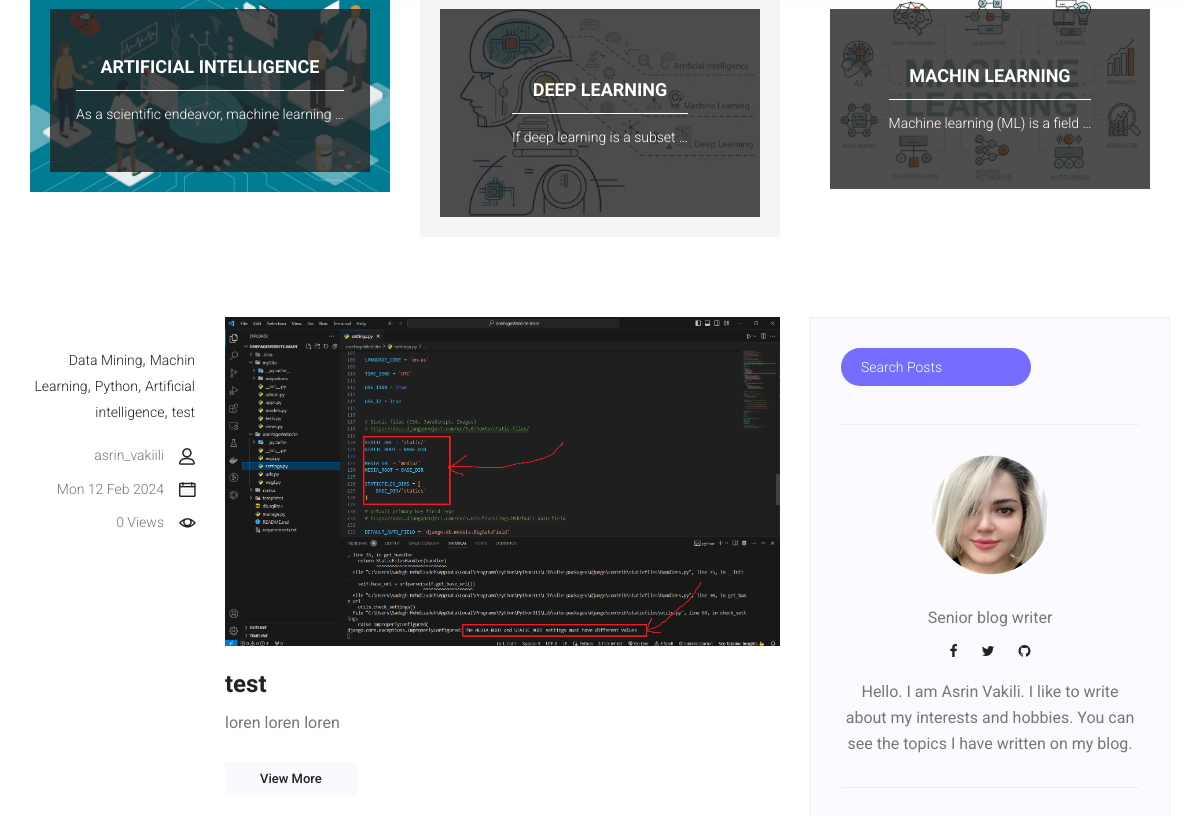
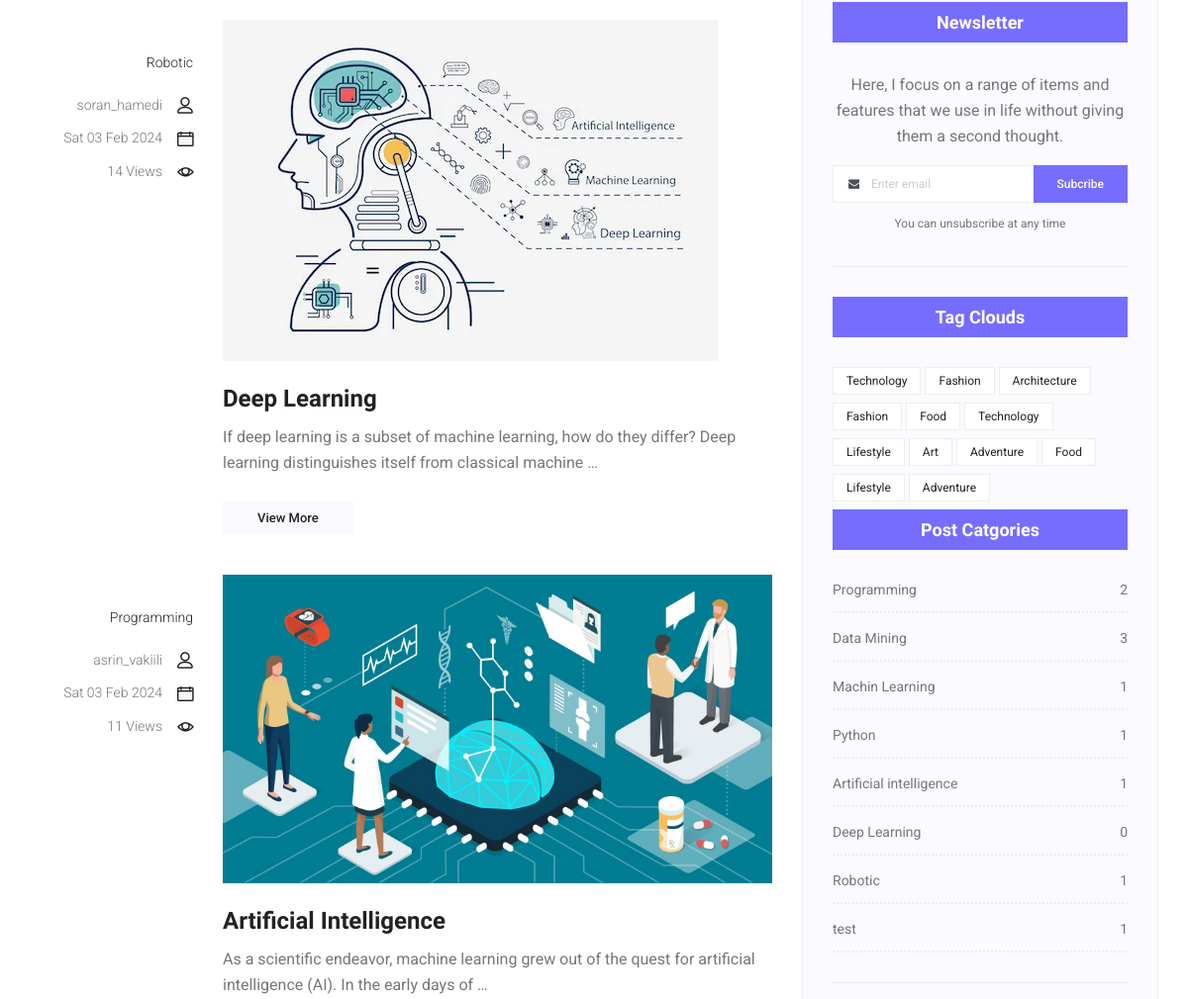
/blog/ (middle part), run on an earlier commit of the app's database (2 pictures, top to bottom).
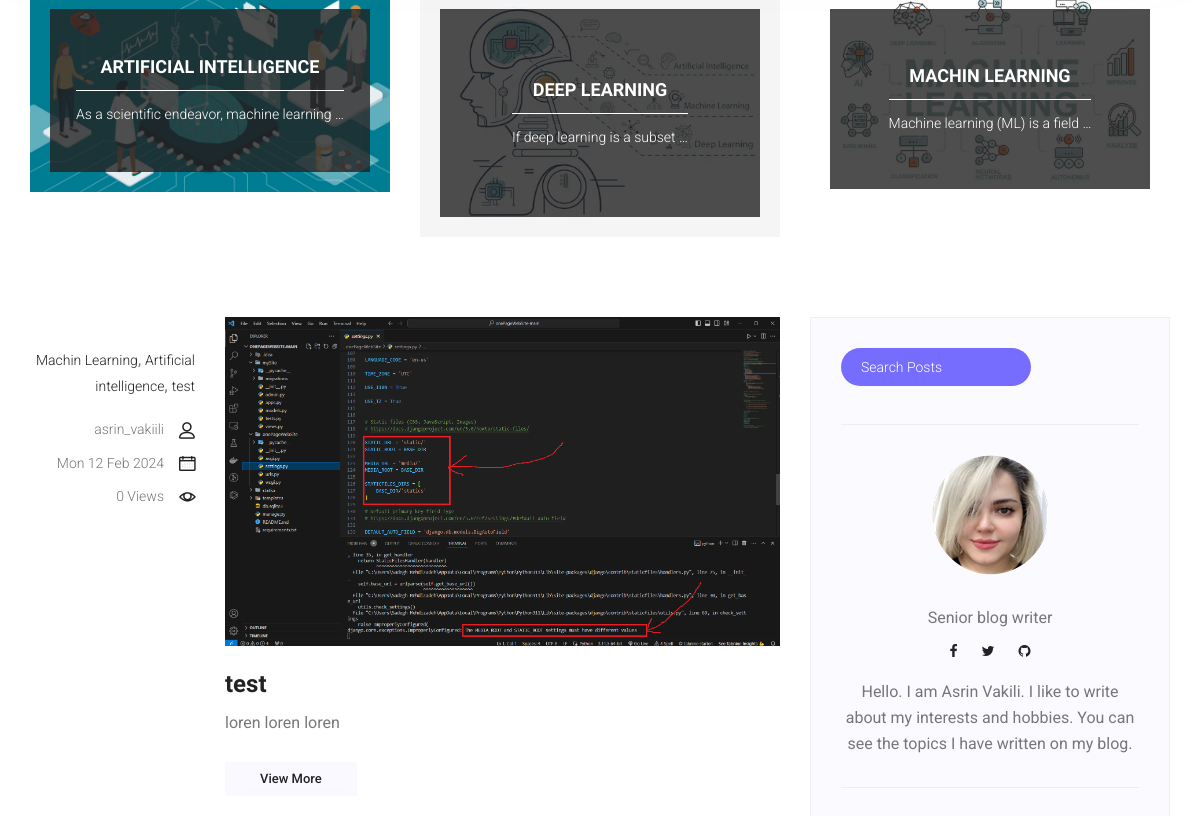
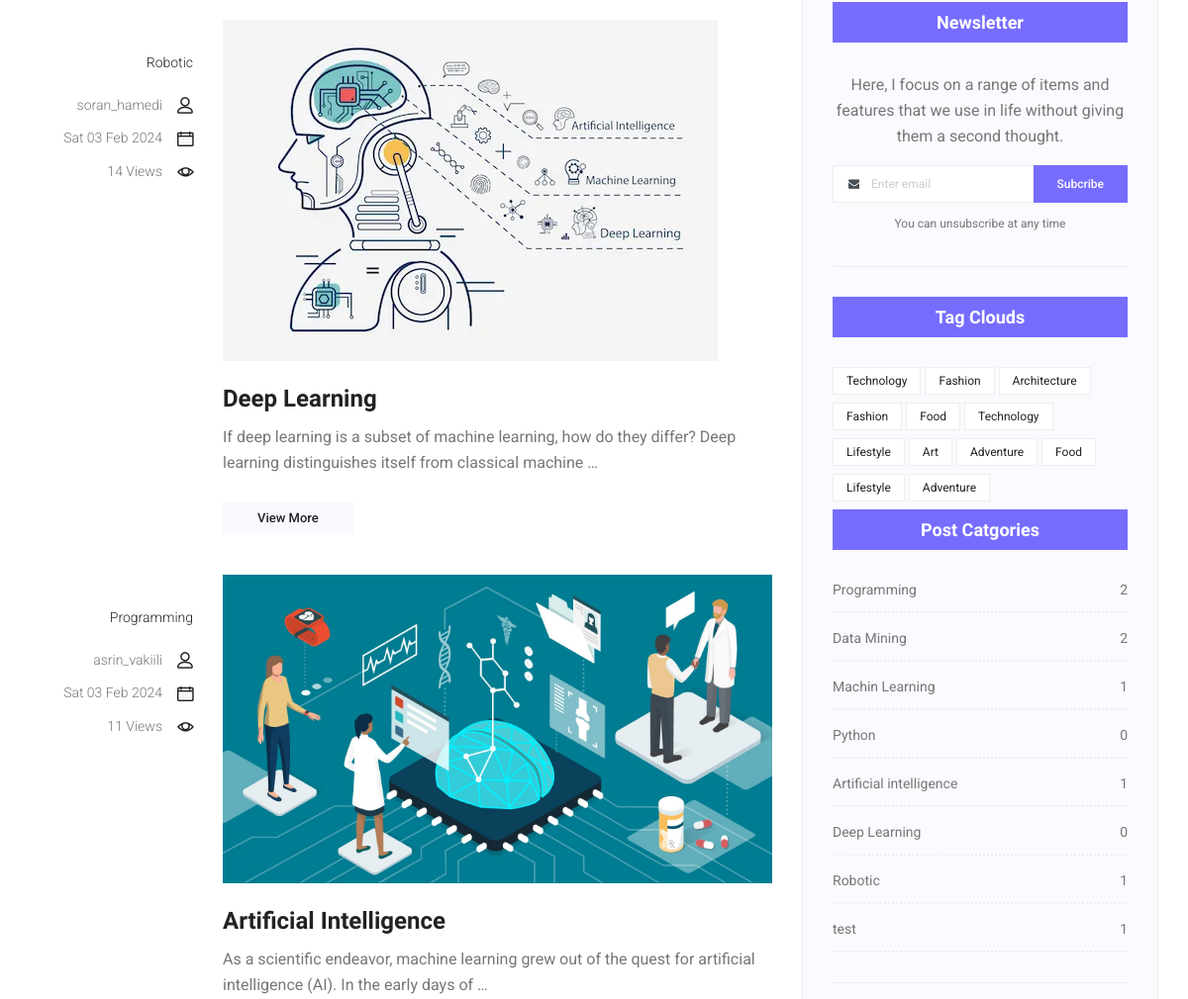
And on a later commit of the database (2 pictures, top to bottom).
### blog/models.py (models this page shows, shortened)
class Post(models.Model):
    image = models.ImageField(upload_to='blog/', default='blog/default.jpg')
    author = models.ForeignKey(User, on_delete=models.SET_NULL, null=True)
    title = models.CharField(max_length=100)
    content = models.TextField()
    created_date = models.DateTimeField(auto_now_add=True)
    updated_date = models.DateTimeField(auto_now=True)
    category = models.ManyToManyField(Category)
    published_date = models.DateTimeField(blank=True, null=True)
    status = models.BooleanField(default=False)
    count_views = models.IntegerField(default=0)
    class Meta:
        ordering = ['-created_date']

class Category(models.Model):
    name = models.CharField(max_length=100,null=True)
    def __str__(self):
        return self.name

### blog/views.py (the view)
# urls.py: 2. Add a URL to urlpatterns:  path('blog/', include('blog.urls'))
def blog(request, **kwargs):
    posts = Post.objects.filter(status=True, published_date__lte=timezone.now())
    if kwargs.get('cat_name') is not None:
        posts = posts.filter(category__name=kwargs['cat_name'])
    if kwargs.get('author_user') is not None:
        posts = posts.filter(author__username=kwargs['author_user'])
    posts = Paginator(posts, 3)
    try:
        page_numb = request.GET.get('page')
        posts = posts.get_page(page_numb)
    except PageNotAnInteger:
        posts = posts.get_page(1)
    except EmptyPage:
        posts = posts.get_page(1)
    context = {'posts': posts}
    return render(request, 'blog/blog.html', context)

### blog/templatetags/blog_tag.py (called while the page is built)
@register.inclusion_tag('blog/tags/post_categories.html')
def post_categories():
    posts = Post.objects.filter(status=1, published_date__lte=timezone.now())
    category = Category.objects.all()
    cat_dict = {}
    for name in category:
        cat_dict[name] = posts.filter(category=name).count
    return {'category': cat_dict}

@register.inclusion_tag('blog/tags/blog_categorie.html')
def blog_last_posts(arg=3):
    posts = Post.objects.filter(status=1, published_date__lte=timezone.now()).order_by('published_date')[:arg]
    return {'posts': posts}

### templates/blog/blog.html (shortened to what this page needs)
{%  extends 'base.html' %}
{% load static %}
{% load blog_tag %}
{% block base %}
      {% blog_last_posts %}
        <section class="blog_area">
            <div class="container">
                <div class="row">
                    <div class="col-lg-8">
                        <div class="blog_left_sidebar">
                            {% for post in posts %}
                            <article class="row blog_item">
                               <div class="col-md-3">
                                   <div class="blog_info text-right">
                                        <div class="post_tag">
                                        {% for cat in post.category.all %}
                                            <a href="{% url 'blog:category' cat_name=cat.name %}">{{ cat.name }}</a>{% if not forloop.last %},{% endif %}
                                        {% endfor %}
                                        </div>
                                        <ul class="blog_meta list">
                                            <li><a href="{% url 'blog:author' author_user=post.author.username %}">{{ post.author }}<i class="lnr lnr-user"></i></a></li>
                                            <li><a href="#">{{ post.created_date|date:'D d M Y' }}<i class="lnr lnr-calendar-full"></i></a></li>
                                            <li><a href="#">{{ post.count_views }} Views<i class="lnr lnr-eye"></i></a></li>
                                        </ul>
                                    </div>
                               </div>
                                <div class="col-md-9">
                                    <div class="blog_post">
                                        <img src="{{post.image.url}}" alt="">
                                        <div class="blog_details">
                                            <a href="{% url 'blog:singleblog' post_id=post.id %}"><h2>{{ post.title }}</h2></a>
                                            <p>{{ post.content|truncatewords:20 }}
                                            </p>
                                            <a href="{% url 'blog:singleblog' post_id=post.id%}" class="white_bg_btn">View More</a>
                                        </div>
                                    </div>
                                </div>
                            </article>
                            {% endfor %}
                        </div>
                    </div>
                    <div class="col-lg-4">
                        <div class="blog_right_sidebar">
                            {% include 'blog/tags/search_bar.html' %}
                            {% include 'blog/temp.html' %}
                            {% post_categories %}
                        </div>
                    </div>
                </div>
            </div>
        </section>
 {% endblock %}

### templates/base.html (shortened to what this page needs)
{% load static %}
<!Doctype html>
<html lang="en">
    <head>
        <link rel="stylesheet" href="{% static 'css/bootstrap.css' %}">
        <link rel="stylesheet" href="{% static 'vendors/linericon/style.css' %}">
        <link rel="stylesheet" href="{% static 'css/font-awesome.min.css' %}">
        <link rel="stylesheet" href="{% static 'vendors/owl-carousel/owl.carousel.min.css' %}">
        <link rel="stylesheet" href="{% static 'vendors/lightbox/simpleLightbox.css' %}">
        <link rel="stylesheet" href="{% static 'vendors/nice-select/css/nice-select.css' %}">
        <link rel="stylesheet" href="{% static 'vendors/animate-css/animate.css' %}">
        <link rel="stylesheet" href="{% static 'vendors/popup/magnific-popup.css' %}">
        <link rel="stylesheet" href="{% static 'vendors/flaticon/flaticon.css' %}">
        <link rel="stylesheet" href="{% static 'css/style.css' %}">
        <link rel="stylesheet" href="{% static 'css/responsive.css' %}">
    </head>
    <body>
    {% block base %}
    {% endblock %}
    </body>
</html>

### templates/blog/tags/blog_categorie.html (shortened to what this page needs)
{% load static %}
<section class="blog_categorie_area">
            <div class="container">
                <div class="row">
                    {% for post in posts %}
                    <div class="col-lg-4">
                        <div class="categories_post">
                            <div class="categories_details">
                                <div class="categories_text">
                                    <a href="{% url 'blog:singleblog' post_id=1 %}"><h5>{{ post.title }}</h5></a>
                                    <div class="border_line"></div>
                                    <p>{{ post.content|truncatewords:6 }}</p>
                                </div>
                            </div>
                        </div>
                    </div>
                    {% endfor %}
                </div>
            </div>
        </section>

### templates/blog/tags/search_bar.html
{% load static %}
<aside class="single_sidebar_widget search_widget">
    <div class="input-group">
        <form class="search-form" action="{% url 'blog:search' %}" method="get">
            <label>
                <input class="form-control" placeholder="Search Posts" name="s" type="text" >
            </label>
            <span class="input-group-btn">
            <button type="button" class="btn btn-default"><i class="lnr lnr-magnifier"></i></button>
            </span>
        </form>
    </div>
    <div class="br"></div>
</aside>

### templates/blog/temp.html (shortened to what this page needs)
{% load blog_tag %}
{% load static %}
                            <aside class="single_sidebar_widget author_widget">
                                <img class="author_img rounded-circle" src="{% static 'img/blog/pro.png' %}" alt="">
                                <p>Senior blog writer</p>
                                <div class="social_icon">
                                    <a href="https://www.facebook.com/asrin.vakili"><i class="fa fa-facebook"></i></a>
                                    <a href="https://twitter.com/AsrinVakili"><i class="fa fa-twitter"></i></a>
                                    <a href="https://github.com/asrinvakili/"><i class="fa fa-github"></i></a>
                                </div>
                                <p>Hello. I am Asrin Vakili. I like to write about my interests and hobbies. You can see the topics I have written on my blog.</p>
                                <div class="br"></div>
                            </aside>
                            <aside class="single-sidebar-widget newsletter_widget">
                                <h4 class="widget_title">Newsletter</h4>
                                <p>
                                Here, I focus on a range of items and features that we use in life without
                                giving them a second thought.
                                </p>
                                <div class="form-group d-flex flex-row">
                                    <div class="input-group">
                                        <div class="input-group-prepend">
                                            <div class="input-group-text"><i class="fa fa-envelope" aria-hidden="true"></i></div>
                                        </div>
                                        <label for="inlineFormInputGroup"></label><input type="text" class="form-control" id="inlineFormInputGroup" placeholder="Enter email" onfocus="this.placeholder = ''" onblur="this.placeholder = 'Enter email'">
                                    </div>
                                    <a href="#" class="bbtns">Subcribe</a>
                                </div>
                                <p class="text-bottom">You can unsubscribe at any time</p>
                                <div class="br"></div>
                            </aside>
                            <aside class="single-sidebar-widget tag_cloud_widget">
                                <h4 class="widget_title">Tag Clouds</h4>
                                <ul class="list">
                                    <li><a href="#">Technology</a></li>
                                    <li><a href="#">Fashion</a></li>
                                    <li><a href="#">Architecture</a></li>
                                    <li><a href="#">Fashion</a></li>
                                    <li><a href="#">Food</a></li>
                                    <li><a href="#">Technology</a></li>
                                    <li><a href="#">Lifestyle</a></li>
                                    <li><a href="#">Art</a></li>
                                    <li><a href="#">Adventure</a></li>
                                    <li><a href="#">Food</a></li>
                                    <li><a href="#">Lifestyle</a></li>
                                    <li><a href="#">Adventure</a></li>
                                </ul>
                            </aside>

### templates/blog/tags/post_categories.html
{% load blog_tag %}
{% load static %}
                            <aside class="single_sidebar_widget post_category_widget">
                                <h4 class="widget_title">Post Catgories</h4>
                                <ul class="list cat-list">
                                    {% for name,count in category.items %}
                                    <li>
                                        <a href="{% url 'blog:category' cat_name=name %}" class="d-flex justify-content-between">
                                            <p>{{ name }}</p>
                                            <p>{{ count }}</p>
                                        </a>
                                    </li>
                                    {% endfor %}
                                </ul>
                                <div class="br"></div>
                            </aside>

What changed in the data, as far as the page shows it:
changed Post "test": loses Category (name "Data Mining", id "3"); loses Category (name "Python", count "1")
computed for Category "Data Mining": id "3" → "2"
computed for Category "Python": count "1" → "0"
